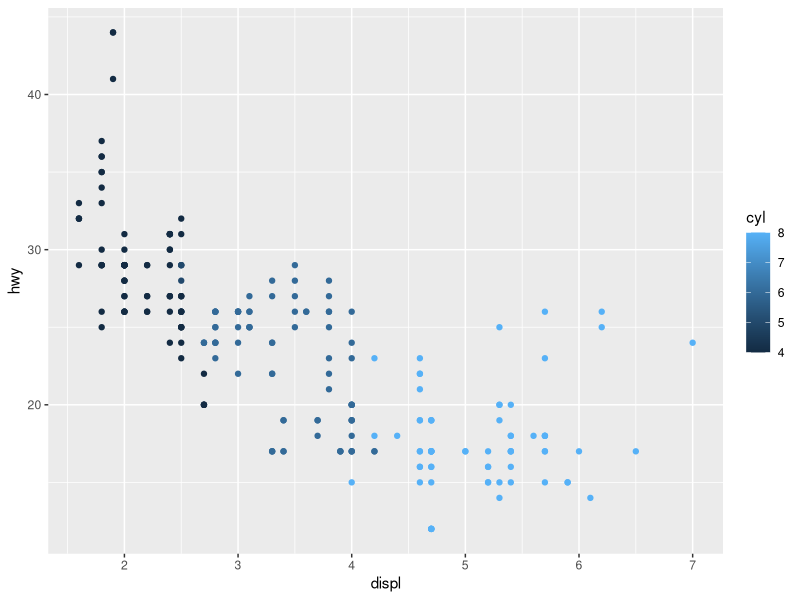
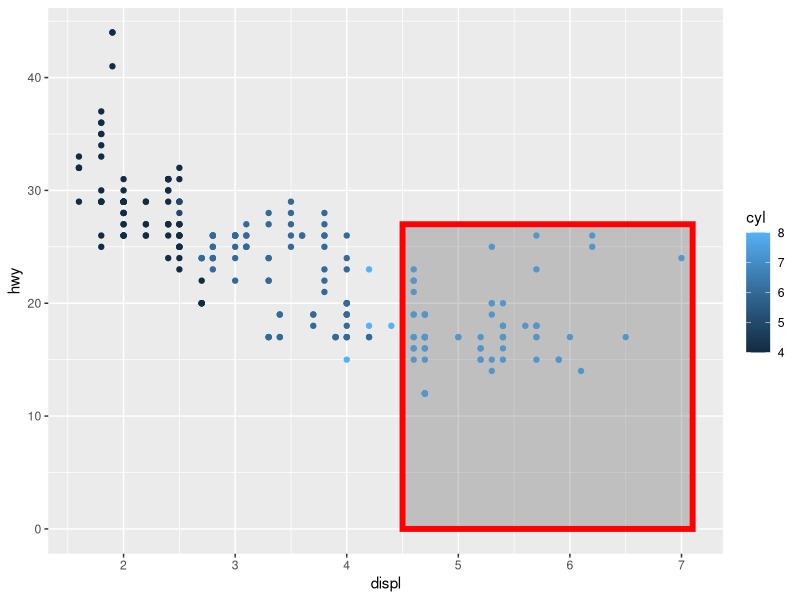
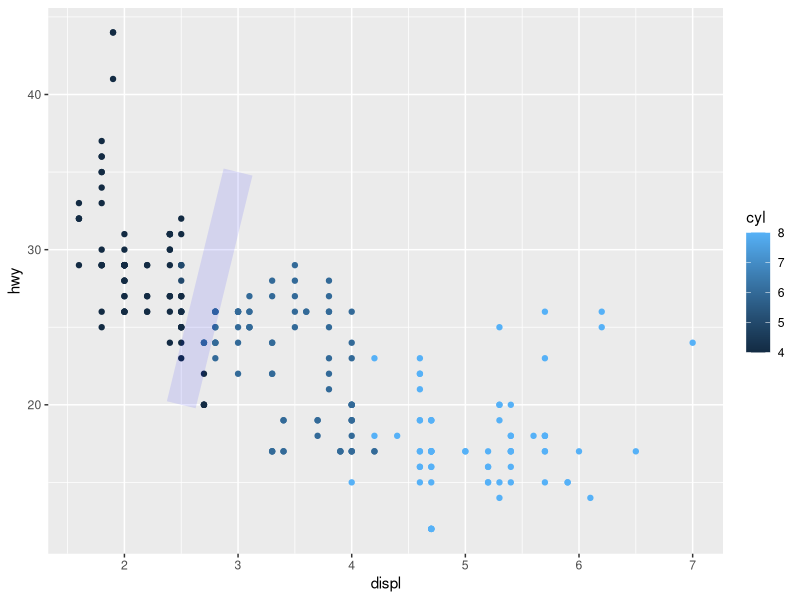
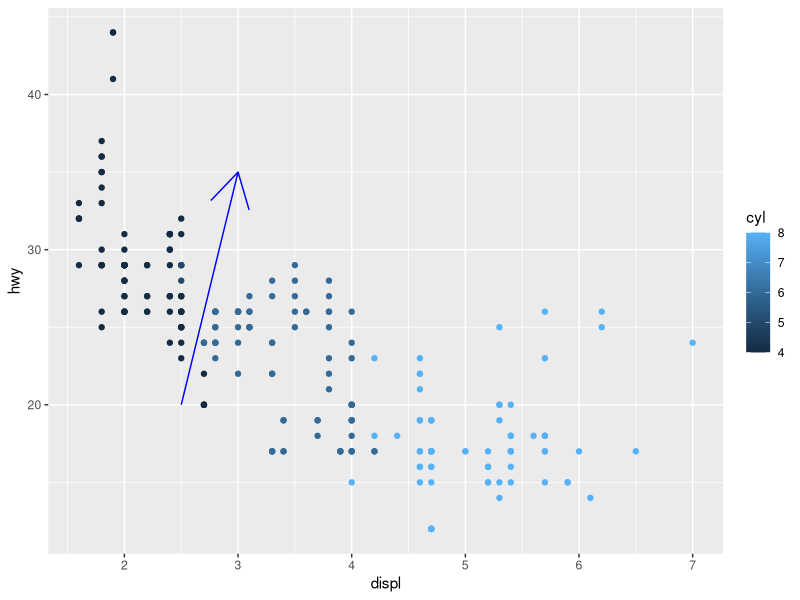
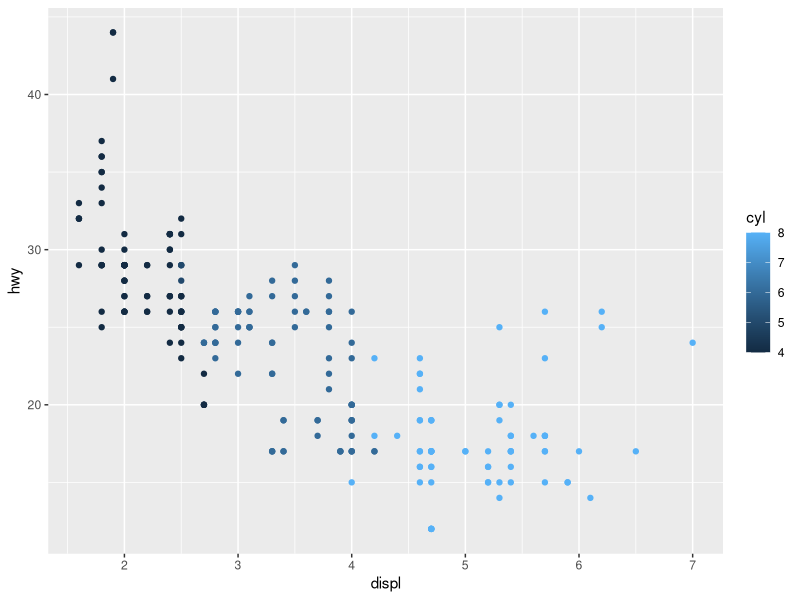
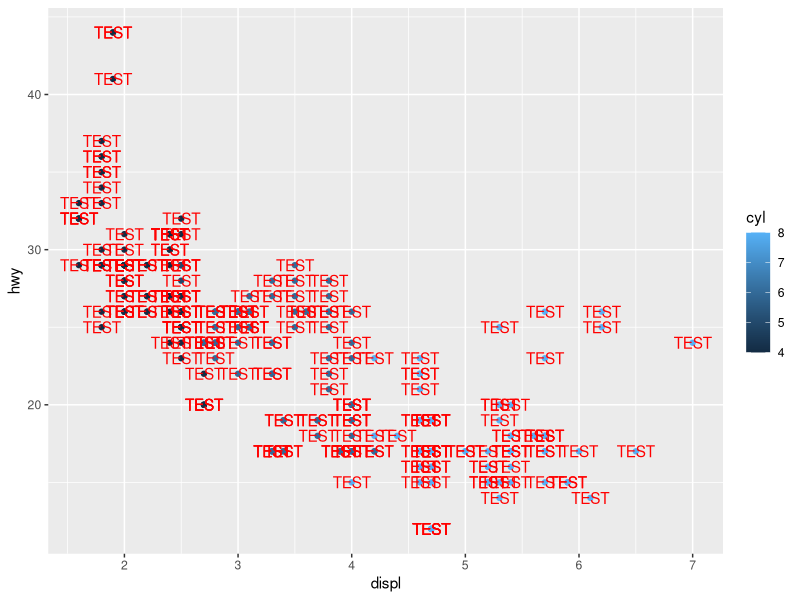
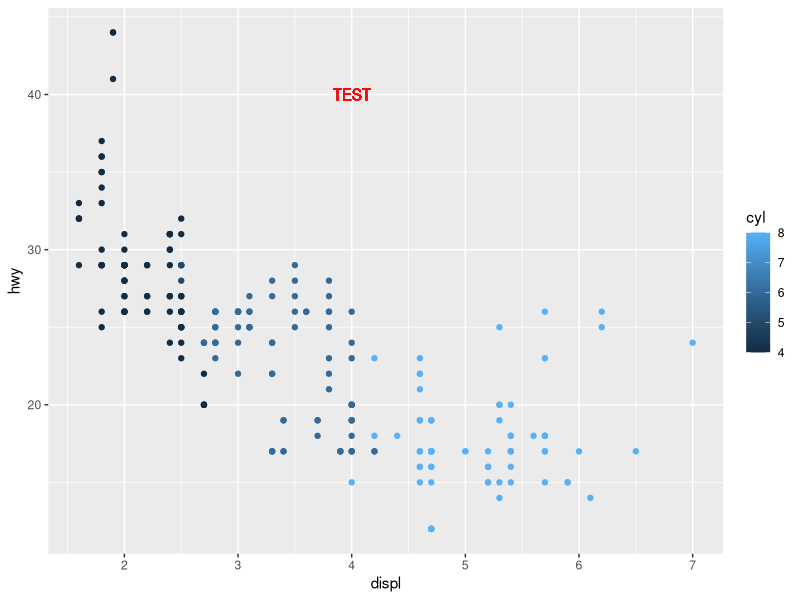
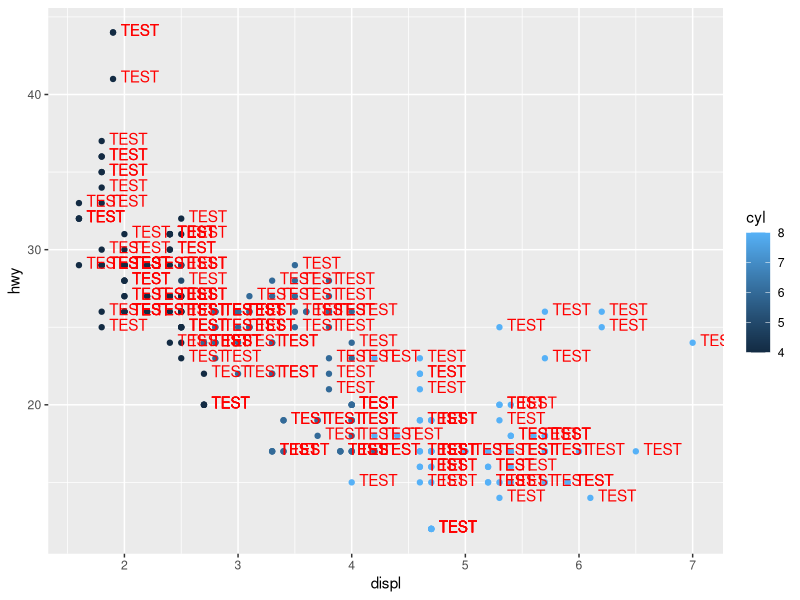

The R source for these figures, in order:
## ---- chunk 1
library(ggplot2)
ggplot(mpg,aes(displ, hwy , color = cyl)) + geom_point()
## ---- chunk 2
ggplot(mpg,aes(displ, hwy , color = cyl)) + 
  geom_point()+
  annotate("rect",xmin=4.5,xmax=7.1,ymin=0,ymax=27,color="red",alpha=0.3,size=2)
  
## ---- chunk 3
ggplot(mpg,aes(displ, hwy , color = cyl)) + 
  geom_point()+
  annotate("segment",x=2.5,y=20,xend=3,yend=35,color="blue",size=10,alpha=0.1)
  
## ---- chunk 4
ggplot(mpg,aes(displ, hwy , color = cyl)) + 
  geom_point()+
  annotate("segment",x=2.5,y=20,xend=3,yend=35,color="blue",
           arrow=arrow(end="last",angle=30,length=unit(1,"cm")))
## ---- chunk 5
ggplot(mpg,aes(displ, hwy , color = cyl)) + geom_point()
## ---- chunk 6
ggplot(mpg,aes(displ, hwy , color = cyl)) + 
  geom_point()+
  geom_text(label="TEST",color="red")
## ---- chunk 7
ggplot(mpg,aes(displ, hwy , color = cyl)) + 
  geom_point()+
  geom_text(x=4,y=40,label="TEST",color="red",alpha=0.1)
## ---- chunk 8
ggplot(mpg,aes(displ, hwy , color = cyl)) + 
  geom_point()+
  geom_text(label="TEST",color="red",vjust=0.3,hjust=-0.2)
## ---- chunk 9
library(plyr)
library(tidyverse)
lm_labels <- function(dat) {
    mod <- lm(hwy ~ displ, data=dat)
    formula <- sprintf("italic(y) == %.2f %+.2f * italic(x) ",  round(coef(mod)[1], 2), round(coef(mod)[2], 2))
    r <- cor(dat$displ, dat$hwy)
    r2 <- sprintf("italic(R^2) == %.2f", r^2)
    data.frame(formula=formula, r2=r2, stringsAsFactors=FALSE)}

labels<-ddply(mpg,"cyl",lm_labels);labels[2,]<-c("5","数据个数太少","无法拟合")
labels
## ---- chunk 10

ggplot(mpg,aes(displ,hwy))+ 
  geom_point()+
  facet_grid(cyl~.)+
  geom_smooth(se=FALSE,method="lm")+
  geom_text(x=5,y=40,aes(label=formula),data=labels,parse=TRUE,vjust=0)+
  geom_text(x=5,y=35,aes(label=r2),data=labels,parse=TRUE,vjust=-0.1)
